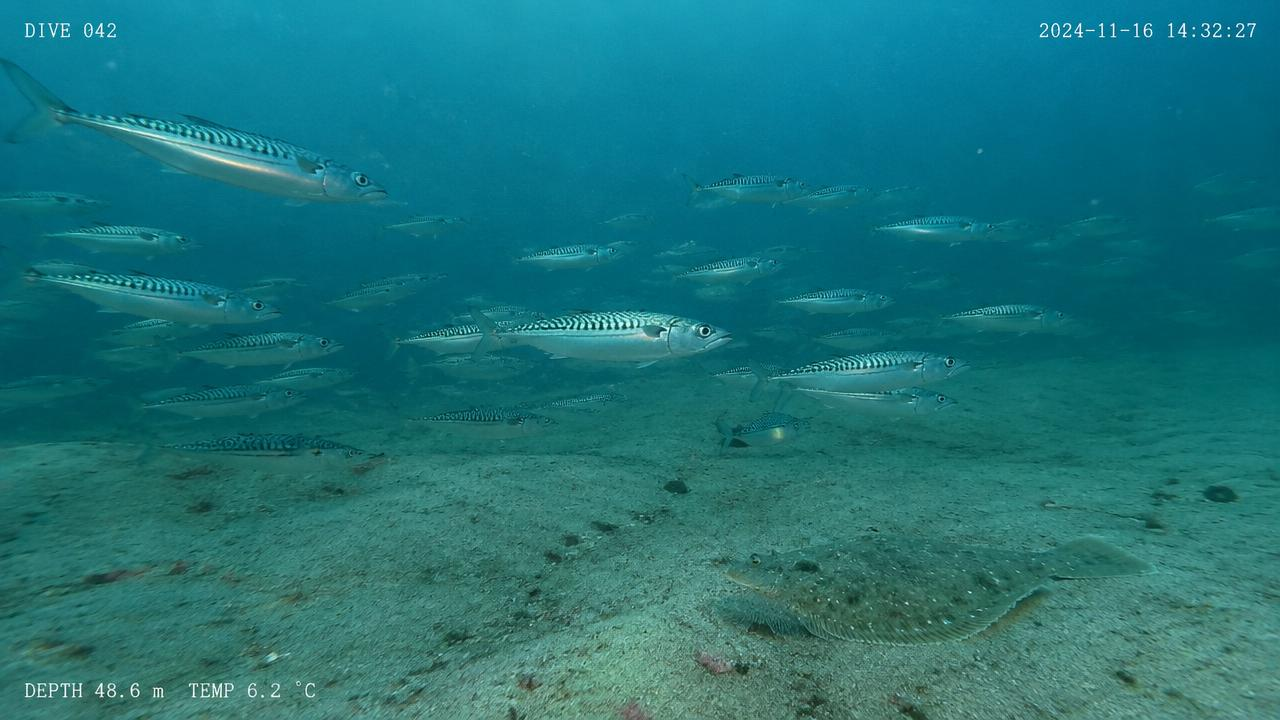
#> input picture fincount/backend/fincount_api/sample/frame3.jpg, 1280 x 720 px
$ python -i dots_to_drafts.py   (imports and definitions only)
#> lines starting #> are read from the running program, lines starting #| are printed output that depends on the picture
#> further down, picture is the input picture: shape (720, 1280, 3); mean B, G, R 121.1, 115.6, 28.6
"""Turn staff's dotted screenshots into draft labels on the original video frames.

    python -m training.dots_to_drafts --manifest frames.csv --out data/training/drafts

The manifest is a CSV with columns: screenshot, video, time_s. Every box made here is a fixed-size
placeholder around a staff dot, marked "draft": true. A person must correct them before real training.
"""
from __future__ import annotations

import argparse
import csv
from pathlib import Path
from typing import Iterator

import cv2
import numpy as np

from .common import find_dots, load_settings, write_json

ALIGN_WIDTH = 960


# [11 lines left out: function read_frames, not called in this run]


def _detail(img: np.ndarray) -> np.ndarray:
    grey = cv2.cvtColor(cv2.resize(img, (ALIGN_WIDTH, 540), interpolation=cv2.INTER_AREA),
                        cv2.COLOR_BGR2GRAY).astype(np.float32)
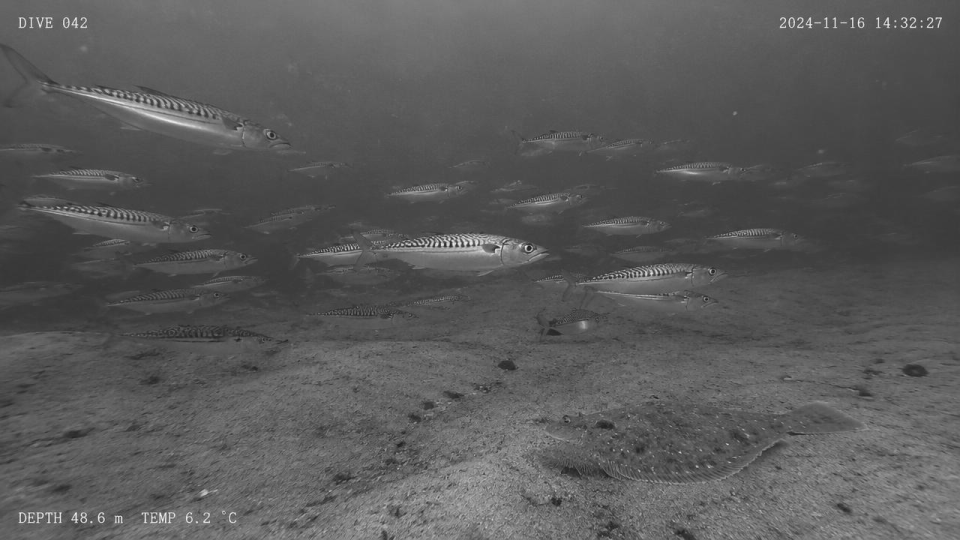
#> grey: shape (540, 960) float32; min 31, max 240, mean 90.2
    return grey - cv2.GaussianBlur(grey, (0, 0), 6)
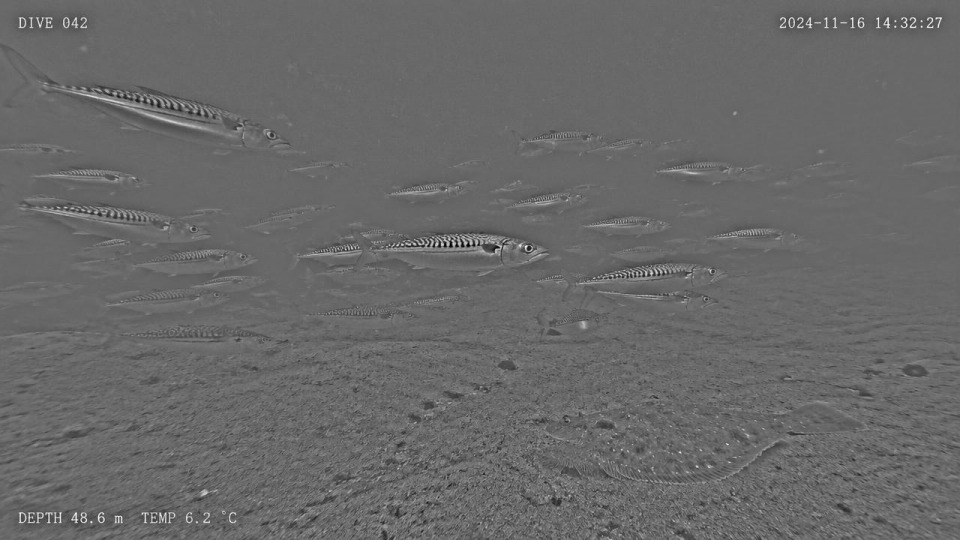
#> returned value: shape (540, 960) float32; min -95.09, max 135.9, mean 0; drawn with min black and max white


# [69 lines left out: functions water_mask, align, main, not called in this run]


# [2 lines not run here, left out]

>>> import cv2
>>> picture = cv2.imread('../../../fincount/backend/fincount_api/sample/frame3.jpg')
>>> result = _detail(picture)
